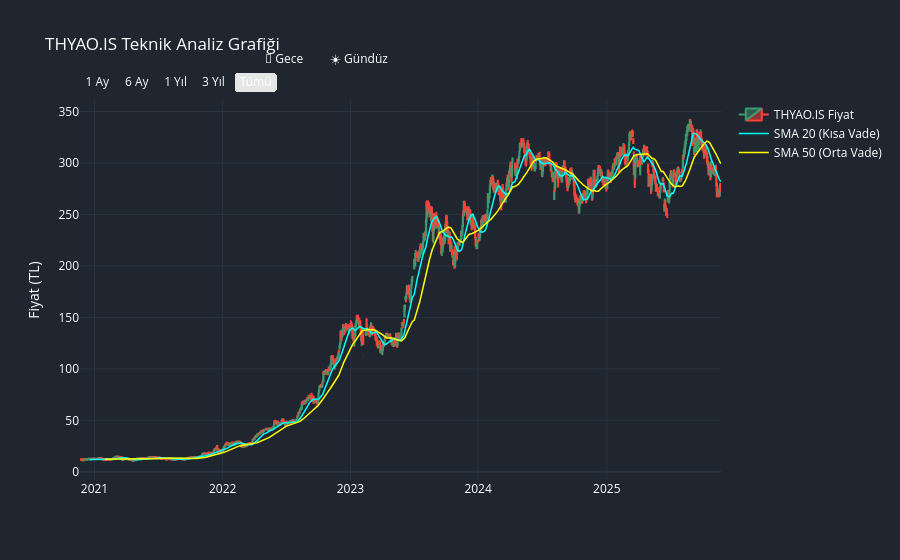

The notebook cell this image was saved under:
### Code cell
# --- ANA KONTROL MERKEZİ ---

hisse_adi = "THYAO.IS" # İstersen burayı GARAN.IS, ASELS.IS yapıp dene

# 1. Adım: Veriyi Getir
ham_veri = veri_getir(hisse_adi)

# 2. Adım: Veriyi Hesapla (Eğer veri geldiyse)
if ham_veri is not None:
    hazir_veri = hesapla(ham_veri)
    
    # 3. Adım: Çiz
    ciz(hazir_veri, hisse_adi)
else:
    print("İşlem iptal edildi.")

### Figure 1 — Plotly figure (JSON) as saved in the notebook; plotly's stock layout.template omitted (floating-point values rounded to 4 significant figures; data arrays with more than 128 entries replaced by an {"elided": "..."} marker saying what was removed)
{"data": [{"close": {"elided": "1252 float values"}, "high": {"elided": "1252 float values"}, "low": {"elided": "1252 float values"}, "name": "THYAO.IS Fiyat", "open": {"elided": "1252 float values"}, "type": "candlestick", "x": {"elided": "1252 str values"}}, {"line": {"color": "cyan", "width": 1.5}, "mode": "lines", "name": "SMA 20 (Kısa Vade)", "type": "scatter", "x": {"elided": "1252 str values"}, "y": {"elided": "1252 float values"}}, {"line": {"color": "yellow", "width": 1.5}, "mode": "lines", "name": "SMA 50 (Orta Vade)", "type": "scatter", "x": {"elided": "1252 str values"}, "y": {"elided": "1252 float values"}}], "layout": {"font": {"color": "white"}, "paper_bgcolor": "#1f2630", "plot_bgcolor": "#1f2630", "title": {"text": "THYAO.IS Teknik Analiz Grafiği"}, "updatemenus": [{"bgcolor": "rgba(0,0,0,0)", "buttons": [{"args": [{"font.color": "white", "paper_bgcolor": "#1f2630", "plot_bgcolor": "#1f2630", "template": "plotly_dark", "xaxis.rangeselector.font.color": "white"}], "label": "🌙 Gece", "method": "relayout"}, {"args": [{"font.color": "black", "paper_bgcolor": "white", "plot_bgcolor": "white", "template": "plotly_white", "xaxis.rangeselector.font.color": "black"}], "label": "☀️ Gündüz", "method": "relayout"}], "direction": "left", "showactive": false, "type": "buttons", "x": 0.5, "y": 1.15}], "xaxis": {"rangebreaks": [{"bounds": ["sat", "mon"]}], "rangeselector": {"bgcolor": "rgba(0,0,0,0)", "buttons": [{"count": 1, "label": "1 Ay", "step": "month", "stepmode": "backward"}, {"count": 6, "label": "6 Ay", "step": "month", "stepmode": "backward"}, {"count": 1, "label": "1 Yıl", "step": "year", "stepmode": "backward"}, {"count": 3, "label": "3 Yıl", "step": "year", "stepmode": "backward"}, {"label": "Tümü", "step": "all"}]}, "rangeslider": {"visible": false}, "type": "date"}, "yaxis": {"title": {"text": "Fiyat (TL)"}}}}
